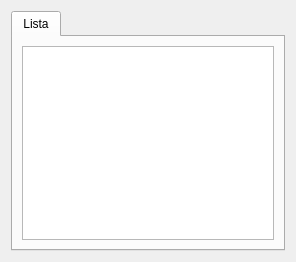
<?xml version="1.0" encoding="UTF-8"?>
<ui version="4.0">
 <class>ModuleInterface</class>
 <widget class="QWidget" name="ModuleInterface">
  <property name="geometry">
   <rect>
    <x>0</x>
    <y>0</y>
    <width>296</width>
    <height>262</height>
   </rect>
  </property>
  <property name="mouseTracking">
   <bool>false</bool>
  </property>
  <property name="windowTitle">
   <string>Form</string>
  </property>
  <property name="layoutDirection">
   <enum>Qt::LeftToRight</enum>
  </property>
  <property name="autoFillBackground">
   <bool>false</bool>
  </property>
  <layout class="QGridLayout" name="gridLayout_2">
   <item row="0" column="0">
    <widget class="QTabWidget" name="Module_tabWidget">
     <property name="currentIndex">
      <number>0</number>
     </property>
     <widget class="QWidget" name="list_tab">
      <attribute name="title">
       <string>Lista</string>
      </attribute>
      <layout class="QGridLayout" name="gridLayout">
       <item row="0" column="0">
        <widget class="QTableView" name="list_tableView">
         <property name="editTriggers">
          <set>QAbstractItemView::AnyKeyPressed|QAbstractItemView::CurrentChanged|QAbstractItemView::DoubleClicked|QAbstractItemView::EditKeyPressed</set>
         </property>
         <property name="alternatingRowColors">
          <bool>true</bool>
         </property>
         <property name="selectionMode">
          <enum>QAbstractItemView::SingleSelection</enum>
         </property>
         <property name="selectionBehavior">
          <enum>QAbstractItemView::SelectRows</enum>
         </property>
         <property name="gridStyle">
          <enum>Qt::DashLine</enum>
         </property>
         <property name="sortingEnabled">
          <bool>false</bool>
         </property>
        </widget>
       </item>
      </layout>
     </widget>
    </widget>
   </item>
  </layout>
  <action name="actionUp">
   <property name="text">
    <string>up</string>
   </property>
   <property name="shortcut">
    <string>Up</string>
   </property>
  </action>
  <action name="actionDown">
   <property name="text">
    <string>down</string>
   </property>
   <property name="shortcut">
    <string>Down</string>
   </property>
  </action>
 </widget>
 <resources/>
 <connections/>
</ui>
